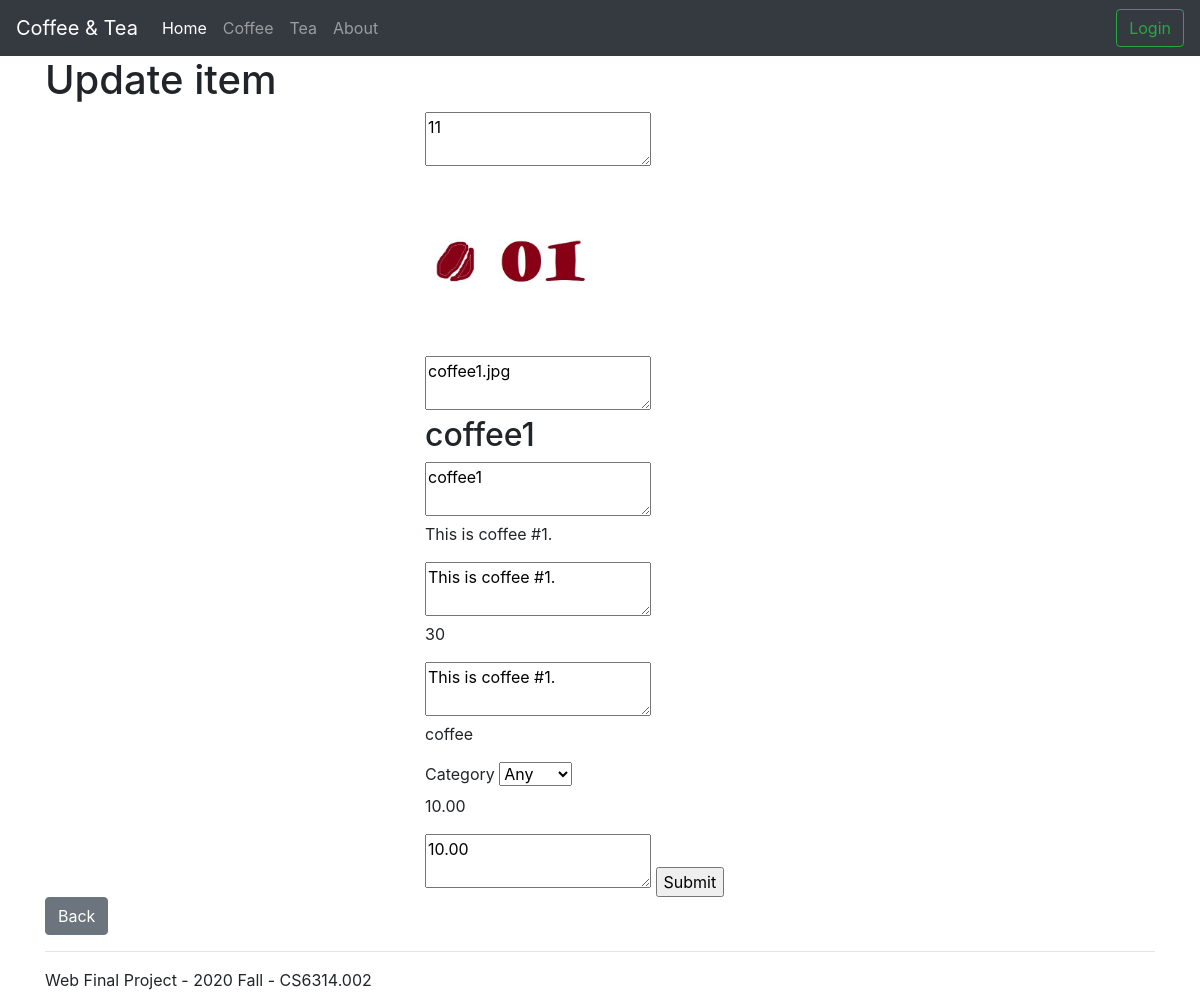
The page /update.php?pid=11 on the database its author committed.
### tables this page shows
CREATE TABLE PRODUCT (
	ProductID	INT AUTO_INCREMENT,
	Name		VARCHAR(50) NOT NULL,
	Price		DECIMAL(10, 2) NOT NULL,
	Num	        INT NOT NULL,
	Category	VARCHAR(50) NOT NULL,
	Description	VARCHAR(200),
	Image		VARCHAR(50),
	Removed		INT NOT NULL DEFAULT 0,	
	PRIMARY KEY (ProductID)
);

### update.php (the view, shortened to what this page needs)
<!DOCTYPE html>
<html lang="en">
<?php include "partial/header.php"; ?>
<?php
if ($_SERVER["REQUEST_METHOD"] == "GET") {
    if ($_GET["pid"]) {
        $pid = $_GET['pid'];
    } else {
        header("Location: index.php");
    }
}
$ini = parse_ini_file("info.ini");
$conn = mysqli_connect($ini["servername"], $ini["username"], $ini["password"], $ini["dbname"], $ini["portid"]);
$sql = "SELECT * FROM product WHERE ProductID=$pid";
$result = mysqli_query($conn, $sql);
if ($result != null) {
    $row = $result->fetch_assoc();
?>
    <body>
        <?php include "partial/navbar.php"; ?>
        <main>
            <div class="container">
                <h1>Update item</h1>
                <div class="row justify-content-center" id="coffee-row">
                    <form action="updatedatabase.php" method="post" class="col-md-4">
                        <textarea readonly name="id"><?php echo $pid?></textarea>
                        <img class="item-img" src="img/<?php echo $row["Image"]; ?>" alt="<?php echo $row["Image"]; ?>">
                        <textarea name="newImage"><?php echo $row["Image"]; ?></textarea>
                        <h2><?php echo $row["Name"]; ?></h2>
                        <textarea name="newName"><?php echo $row["Name"]; ?></textarea>
                        <p><?php echo $row["Description"]; ?></p>
                        <textarea name="newDescription"><?php echo $row["Description"]; ?></textarea>
                        <p><?php echo $row["Num"]; ?></p>
                        <textarea name="newNum"><?php echo $row["Description"]; ?></textarea>
                        <p><?php echo $row["Category"]; ?></p>
                        <label for="newCategory">Category</label>
                        <select id="newCategory" name="newCategory">
                            <option value="*">Any</option>
                        </select>
                        <p><?php echo $row["Price"]; ?></p>
                        <textarea name="newPrice"><?php echo $row["Price"]; ?></textarea>
                        <input type="submit" value="Submit">
                    </form>
                </div>
                <p><a class="btn btn-secondary" href="index.php">Back</a></p>
            </div>
        </main>
        <footer class="container">
            <hr>
            <p>Web Final Project - 2020 Fall - CS6314.002</p>
        </footer>
    </body>
<?php
}
?>
</html>

### css/index.css (style rules this page uses)
body { padding-top: 3.5rem; }
.item-img { float: left; width: 200px; padding-right: 1rem; }

### partial/header.php (style rules this page uses)
body { padding-top: 3.5rem; }
.item-img { max-width: 300px; padding-right: 1rem; }

### rows shown on the page
product: Image (picture), newImage "coffee1.jpg", Name "coffee1", newName "coffee1", Description "This is coffee #1.", newDescription "This is coffee #1.", Num "30", newNum "This is coffee #1.", Category "coffee", Price "10.00", newPrice "10.00"
